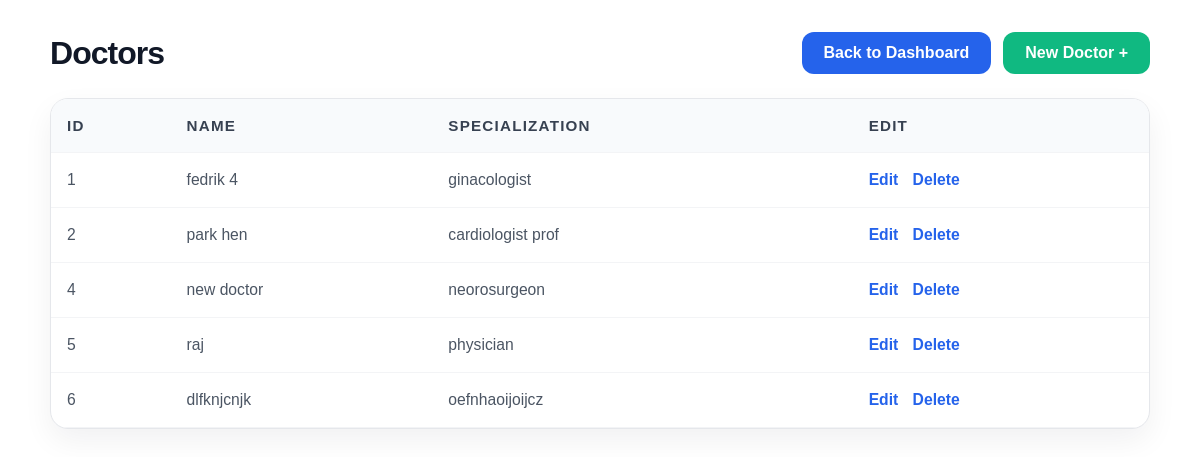
Screenshot of /doctors/ (signed in) with the database file from the repository.
### doctors/models.py (models this page shows, shortened)
class Doctor(models.Model):
  name = models.CharField(max_length=200)
  specialization = models.CharField(max_length=200)

### doctors/views.py (the view)
# urls.py: path('', doctors_list),
@login_required
def doctors_list(request):
  doctors = Doctor.objects.all()
  return render(request, 'doctor_list.html', {'doctors': doctors})

### doctors/templates/doctor_list.html (shortened to what this page needs)
<div class="list-page-container">
  <div class="list-page-header">
    <h1>Doctors</h1>
    <div style="display:flex; gap:12px; flex-wrap:wrap;">
      <a class="btn-back" href="/dashboard">Back to Dashboard</a>
      <a class="btn-back new-btn" href="/doctors/create">New Doctor +</a>
    </div>
  </div>
  <div class="table-card">
    <div class="table-responsive">
      <table>
        <thead>
          <tr>
            <th>ID</th>
            <th>Name</th>
            <th>Specialization</th>
            <th>Edit</th>
          </tr>
        </thead>
        <tbody>
          {% for doc in doctors %}
          <tr>
            <td>{{ doc.id }}</td>
            <td>{{ doc.name }}</td>
            <td>{{ doc.specialization }}</td>
            <td class="action-links">
              <a href="/doctors/{{ doc.id }}/edit">Edit</a>
              <a href="/doctors/{{ doc.id }}/delete">Delete</a>
            </td>
          </tr>
          {% empty %}
          <tr>
            <td colspan="4" class="empty-state">No doctors found yet.</td>
          </tr>
          {% endfor %}
        </tbody>
      </table>
    </div>
  </div>
</div>

### doctors/templates/doctor_list.html (style rules this page uses)
.list-page-container { max-width: 1100px; margin: 0 auto; padding: 24px; font-family: Arial, sans-serif; color: #111827; }
.list-page-header { display: flex; flex-wrap: wrap; justify-content: space-between; align-items: center; gap: 16px; margin-bottom: 24px; }
.list-page-header h1 { margin: 0; font-size: 2rem; letter-spacing: -0.03em; }
.btn-back { background: #2563eb; color: white; border: none; border-radius: 10px; padding: 10px 18px; text-decoration: none; font-weight: 600; transition: background 0.2s ease; }
.table-card { background: #ffffff; border: 1px solid #e5e7eb; border-radius: 18px; box-shadow: 0 12px 30px rgba(15, 23, 42, 0.06); overflow: hidden; }
.table-responsive { width: 100%; overflow-x: auto; }
table { width: 100%; border-collapse: collapse; min-width: 600px; }
th, td { padding: 18px 16px; text-align: left; border-bottom: 1px solid #f3f4f6; }
th { background: #f8fafc; color: #374151; font-size: 0.95rem; text-transform: uppercase; letter-spacing: 0.08em; }
td { color: #4b5563; font-size: 0.98rem; }
.action-links a { display: inline-block; margin-right: 10px; color: #2563eb; text-decoration: none; font-weight: 600; }
.action-links a:last-child { margin-right: 0; }
.btn-primary, .btn-back { border: none; border-radius: 12px; padding: 12px 22px; font-weight: 600; text-decoration: none; cursor: pointer; transition: background 0.2s ease, transform 0.15s ease; }
.btn-back { background: #2563eb; color: white; }
.new-btn { background: #10b981; color: white; }

### rows the page displays
Doctor: id "1", name "fedrik 4", specialization "ginacologist"
Doctor: id "2", name "park hen", specialization "cardiologist prof"
Doctor: id "4", name "new doctor", specialization "neorosurgeon"
Doctor: id "5", name "raj", specialization "physician"
Doctor: id "6", name "dlfknjcnjk", specialization "oefnhaoijoijcz"
